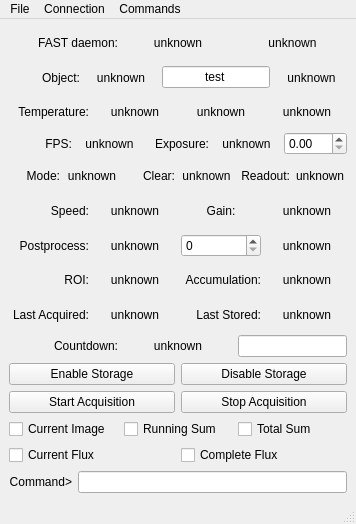
<?xml version="1.0" encoding="UTF-8"?>
<ui version="4.0">
 <class>MainWindow</class>
 <widget class="QMainWindow" name="MainWindow">
  <property name="geometry">
   <rect>
    <x>0</x>
    <y>0</y>
    <width>356</width>
    <height>524</height>
   </rect>
  </property>
  <property name="sizePolicy">
   <sizepolicy hsizetype="Preferred" vsizetype="Preferred">
    <horstretch>0</horstretch>
    <verstretch>0</verstretch>
   </sizepolicy>
  </property>
  <property name="windowTitle">
   <string>FAST Controller</string>
  </property>
  <widget class="QWidget" name="centralwidget">
   <layout class="QGridLayout" name="gridLayout">
    <item row="0" column="1">
     <layout class="QVBoxLayout" name="verticalLayout">
      <item>
       <layout class="QHBoxLayout" name="horizontalLayout">
        <item>
         <widget class="QLabel" name="label">
          <property name="text">
           <string>FAST daemon:</string>
          </property>
          <property name="alignment">
           <set>Qt::AlignRight|Qt::AlignTrailing|Qt::AlignVCenter</set>
          </property>
         </widget>
        </item>
        <item>
         <widget class="QLabel" name="labelConnected">
          <property name="text">
           <string>unknown</string>
          </property>
          <property name="alignment">
           <set>Qt::AlignCenter</set>
          </property>
         </widget>
        </item>
        <item>
         <widget class="QLabel" name="labelAcquisition">
          <property name="text">
           <string>unknown</string>
          </property>
          <property name="alignment">
           <set>Qt::AlignCenter</set>
          </property>
         </widget>
        </item>
       </layout>
      </item>
      <item>
       <layout class="QHBoxLayout" name="horizontalLayout_3">
        <item>
         <widget class="QLabel" name="label_5">
          <property name="text">
           <string>Object:</string>
          </property>
          <property name="alignment">
           <set>Qt::AlignRight|Qt::AlignTrailing|Qt::AlignVCenter</set>
          </property>
         </widget>
        </item>
        <item>
         <widget class="QLabel" name="labelObject">
          <property name="text">
           <string>unknown</string>
          </property>
          <property name="alignment">
           <set>Qt::AlignCenter</set>
          </property>
         </widget>
        </item>
        <item>
         <widget class="QLineEdit" name="lineEditObject">
          <property name="sizePolicy">
           <sizepolicy hsizetype="Minimum" vsizetype="Fixed">
            <horstretch>0</horstretch>
            <verstretch>0</verstretch>
           </sizepolicy>
          </property>
          <property name="text">
           <string>test</string>
          </property>
          <property name="alignment">
           <set>Qt::AlignCenter</set>
          </property>
         </widget>
        </item>
        <item>
         <widget class="QLabel" name="labelStorage">
          <property name="text">
           <string>unknown</string>
          </property>
          <property name="alignment">
           <set>Qt::AlignCenter</set>
          </property>
         </widget>
        </item>
       </layout>
      </item>
      <item>
       <layout class="QHBoxLayout" name="horizontalLayout_10">
        <item>
         <widget class="QLabel" name="label_9">
          <property name="text">
           <string>Temperature:</string>
          </property>
          <property name="alignment">
           <set>Qt::AlignRight|Qt::AlignTrailing|Qt::AlignVCenter</set>
          </property>
         </widget>
        </item>
        <item>
         <widget class="QLabel" name="labelTemperature">
          <property name="text">
           <string>unknown</string>
          </property>
          <property name="alignment">
           <set>Qt::AlignCenter</set>
          </property>
         </widget>
        </item>
        <item>
         <widget class="QLabel" name="labelTemperatureStatus">
          <property name="text">
           <string>unknown</string>
          </property>
          <property name="alignment">
           <set>Qt::AlignCenter</set>
          </property>
         </widget>
        </item>
        <item>
         <widget class="QLabel" name="labelCooling">
          <property name="text">
           <string>unknown</string>
          </property>
          <property name="alignment">
           <set>Qt::AlignCenter</set>
          </property>
         </widget>
        </item>
       </layout>
      </item>
      <item>
       <layout class="QHBoxLayout" name="horizontalLayout_13">
        <item>
         <widget class="QLabel" name="label_12">
          <property name="text">
           <string>FPS:</string>
          </property>
          <property name="alignment">
           <set>Qt::AlignRight|Qt::AlignTrailing|Qt::AlignVCenter</set>
          </property>
         </widget>
        </item>
        <item>
         <widget class="QLabel" name="labelFPS">
          <property name="text">
           <string>unknown</string>
          </property>
          <property name="alignment">
           <set>Qt::AlignCenter</set>
          </property>
         </widget>
        </item>
        <item>
         <widget class="QLabel" name="label_10">
          <property name="text">
           <string>Exposure:</string>
          </property>
          <property name="alignment">
           <set>Qt::AlignRight|Qt::AlignTrailing|Qt::AlignVCenter</set>
          </property>
         </widget>
        </item>
        <item>
         <widget class="QLabel" name="labelExposure">
          <property name="text">
           <string>unknown</string>
          </property>
          <property name="alignment">
           <set>Qt::AlignCenter</set>
          </property>
         </widget>
        </item>
        <item>
         <widget class="QDoubleSpinBox" name="doubleSpinBoxExposure">
          <property name="singleStep">
           <double>0.010000000000000</double>
          </property>
         </widget>
        </item>
       </layout>
      </item>
      <item>
       <layout class="QHBoxLayout" name="horizontalLayout_14">
        <item>
         <widget class="QLabel" name="label_14">
          <property name="text">
           <string>Mode:</string>
          </property>
          <property name="alignment">
           <set>Qt::AlignRight|Qt::AlignTrailing|Qt::AlignVCenter</set>
          </property>
         </widget>
        </item>
        <item>
         <widget class="QLabel" name="labelPMode">
          <property name="text">
           <string>unknown</string>
          </property>
          <property name="alignment">
           <set>Qt::AlignCenter</set>
          </property>
         </widget>
        </item>
        <item>
         <widget class="QLabel" name="label_11">
          <property name="text">
           <string>Clear:</string>
          </property>
          <property name="alignment">
           <set>Qt::AlignRight|Qt::AlignTrailing|Qt::AlignVCenter</set>
          </property>
         </widget>
        </item>
        <item>
         <widget class="QLabel" name="labelClear">
          <property name="text">
           <string>unknown</string>
          </property>
          <property name="alignment">
           <set>Qt::AlignCenter</set>
          </property>
         </widget>
        </item>
        <item>
         <widget class="QLabel" name="label_4">
          <property name="text">
           <string>Readout:</string>
          </property>
          <property name="alignment">
           <set>Qt::AlignRight|Qt::AlignTrailing|Qt::AlignVCenter</set>
          </property>
         </widget>
        </item>
        <item>
         <widget class="QLabel" name="labelReadout">
          <property name="text">
           <string>unknown</string>
          </property>
         </widget>
        </item>
       </layout>
      </item>
      <item>
       <layout class="QHBoxLayout" name="horizontalLayout_12">
        <item>
         <widget class="QLabel" name="label_13">
          <property name="text">
           <string>Speed:</string>
          </property>
          <property name="alignment">
           <set>Qt::AlignRight|Qt::AlignTrailing|Qt::AlignVCenter</set>
          </property>
         </widget>
        </item>
        <item>
         <widget class="QLabel" name="labelSpeed">
          <property name="text">
           <string>unknown</string>
          </property>
          <property name="alignment">
           <set>Qt::AlignCenter</set>
          </property>
         </widget>
        </item>
        <item>
         <widget class="QLabel" name="label_17">
          <property name="text">
           <string>Gain:</string>
          </property>
          <property name="alignment">
           <set>Qt::AlignCenter</set>
          </property>
         </widget>
        </item>
        <item>
         <widget class="QLabel" name="labelGain">
          <property name="text">
           <string>unknown</string>
          </property>
          <property name="alignment">
           <set>Qt::AlignCenter</set>
          </property>
          <property name="wordWrap">
           <bool>true</bool>
          </property>
         </widget>
        </item>
       </layout>
      </item>
      <item>
       <layout class="QHBoxLayout" name="horizontalLayout_15">
        <item>
         <widget class="QLabel" name="label_18">
          <property name="text">
           <string>Postprocess:</string>
          </property>
          <property name="alignment">
           <set>Qt::AlignRight|Qt::AlignTrailing|Qt::AlignVCenter</set>
          </property>
         </widget>
        </item>
        <item>
         <widget class="QLabel" name="labelPostprocess">
          <property name="text">
           <string>unknown</string>
          </property>
          <property name="alignment">
           <set>Qt::AlignCenter</set>
          </property>
         </widget>
        </item>
        <item>
         <widget class="QSpinBox" name="spinBoxPostprocess">
          <property name="autoFillBackground">
           <bool>false</bool>
          </property>
          <property name="frame">
           <bool>true</bool>
          </property>
          <property name="buttonSymbols">
           <enum>QAbstractSpinBox::UpDownArrows</enum>
          </property>
          <property name="maximum">
           <number>5</number>
          </property>
         </widget>
        </item>
        <item>
         <widget class="QLabel" name="labelDark">
          <property name="text">
           <string>unknown</string>
          </property>
          <property name="alignment">
           <set>Qt::AlignCenter</set>
          </property>
         </widget>
        </item>
       </layout>
      </item>
      <item>
       <layout class="QHBoxLayout" name="horizontalLayout_16">
        <item>
         <widget class="QLabel" name="label_16">
          <property name="text">
           <string>ROI:</string>
          </property>
          <property name="alignment">
           <set>Qt::AlignRight|Qt::AlignTrailing|Qt::AlignVCenter</set>
          </property>
         </widget>
        </item>
        <item>
         <widget class="QLabel" name="labelRoi">
          <property name="text">
           <string>unknown</string>
          </property>
          <property name="alignment">
           <set>Qt::AlignCenter</set>
          </property>
         </widget>
        </item>
        <item>
         <widget class="QLabel" name="label_15">
          <property name="text">
           <string>Accumulation:</string>
          </property>
          <property name="alignment">
           <set>Qt::AlignRight|Qt::AlignTrailing|Qt::AlignVCenter</set>
          </property>
         </widget>
        </item>
        <item>
         <widget class="QLabel" name="labelAccumulation">
          <property name="text">
           <string>unknown</string>
          </property>
          <property name="alignment">
           <set>Qt::AlignCenter</set>
          </property>
         </widget>
        </item>
       </layout>
      </item>
      <item>
       <layout class="QHBoxLayout" name="horizontalLayout_7">
        <item>
         <widget class="QLabel" name="label_8">
          <property name="text">
           <string>Last Acquired:</string>
          </property>
          <property name="alignment">
           <set>Qt::AlignRight|Qt::AlignTrailing|Qt::AlignVCenter</set>
          </property>
         </widget>
        </item>
        <item>
         <widget class="QLabel" name="labelLastAcquired">
          <property name="text">
           <string>unknown</string>
          </property>
          <property name="alignment">
           <set>Qt::AlignCenter</set>
          </property>
         </widget>
        </item>
        <item>
         <widget class="QLabel" name="label_6">
          <property name="text">
           <string>Last Stored:</string>
          </property>
          <property name="alignment">
           <set>Qt::AlignRight|Qt::AlignTrailing|Qt::AlignVCenter</set>
          </property>
         </widget>
        </item>
        <item>
         <widget class="QLabel" name="labelLastStored">
          <property name="text">
           <string>unknown</string>
          </property>
          <property name="alignment">
           <set>Qt::AlignCenter</set>
          </property>
         </widget>
        </item>
       </layout>
      </item>
      <item>
       <layout class="QHBoxLayout" name="horizontalLayout_8">
        <item>
         <widget class="QLabel" name="label_7">
          <property name="text">
           <string>Countdown:</string>
          </property>
          <property name="alignment">
           <set>Qt::AlignRight|Qt::AlignTrailing|Qt::AlignVCenter</set>
          </property>
         </widget>
        </item>
        <item>
         <widget class="QLabel" name="labelCountdown">
          <property name="text">
           <string>unknown</string>
          </property>
          <property name="alignment">
           <set>Qt::AlignCenter</set>
          </property>
         </widget>
        </item>
        <item>
         <widget class="QLineEdit" name="lineEditCountdown">
          <property name="sizePolicy">
           <sizepolicy hsizetype="Minimum" vsizetype="Fixed">
            <horstretch>0</horstretch>
            <verstretch>0</verstretch>
           </sizepolicy>
          </property>
         </widget>
        </item>
       </layout>
      </item>
      <item>
       <layout class="QHBoxLayout" name="horizontalLayout_4">
        <item>
         <widget class="QPushButton" name="pushButtonStorageStart">
          <property name="text">
           <string>Enable Storage</string>
          </property>
          <property name="shortcut">
           <string>Ctrl+S</string>
          </property>
         </widget>
        </item>
        <item>
         <widget class="QPushButton" name="pushButtonStorageStop">
          <property name="text">
           <string>Disable Storage</string>
          </property>
          <property name="shortcut">
           <string>Ctrl+S</string>
          </property>
         </widget>
        </item>
       </layout>
      </item>
      <item>
       <layout class="QHBoxLayout" name="horizontalLayout_2">
        <item>
         <widget class="QPushButton" name="pushButtonAcquisitionStart">
          <property name="text">
           <string>Start Acquisition</string>
          </property>
          <property name="shortcut">
           <string>Ctrl+Alt+A</string>
          </property>
         </widget>
        </item>
        <item>
         <widget class="QPushButton" name="pushButtonAcquisitionStop">
          <property name="text">
           <string>Stop Acquisition</string>
          </property>
          <property name="shortcut">
           <string>Ctrl+Alt+A</string>
          </property>
         </widget>
        </item>
       </layout>
      </item>
      <item>
       <layout class="QHBoxLayout" name="horizontalLayout_6">
        <item>
         <widget class="QCheckBox" name="checkBoxCurrentImage">
          <property name="text">
           <string>Current Image</string>
          </property>
          <property name="shortcut">
           <string>Ctrl+Alt+C</string>
          </property>
         </widget>
        </item>
        <item>
         <widget class="QCheckBox" name="checkBoxRunningImage">
          <property name="text">
           <string>Running Sum</string>
          </property>
         </widget>
        </item>
        <item>
         <widget class="QCheckBox" name="checkBoxTotalImage">
          <property name="text">
           <string>Total Sum</string>
          </property>
         </widget>
        </item>
       </layout>
      </item>
      <item>
       <layout class="QHBoxLayout" name="horizontalLayout_11">
        <item>
         <widget class="QCheckBox" name="checkBoxFlux">
          <property name="text">
           <string>Current Flux</string>
          </property>
          <property name="shortcut">
           <string>Ctrl+Alt+F</string>
          </property>
         </widget>
        </item>
        <item>
         <widget class="QCheckBox" name="checkBoxTotalFlux">
          <property name="text">
           <string>Complete Flux</string>
          </property>
         </widget>
        </item>
       </layout>
      </item>
      <item>
       <layout class="QHBoxLayout" name="horizontalLayout_9">
        <item>
         <widget class="QLabel" name="label_3">
          <property name="text">
           <string>Command&gt;</string>
          </property>
          <property name="alignment">
           <set>Qt::AlignRight|Qt::AlignTrailing|Qt::AlignVCenter</set>
          </property>
         </widget>
        </item>
        <item>
         <widget class="QLineEdit" name="lineEditCommand">
          <property name="text">
           <string/>
          </property>
         </widget>
        </item>
       </layout>
      </item>
     </layout>
    </item>
   </layout>
  </widget>
  <widget class="QMenuBar" name="menubar">
   <property name="geometry">
    <rect>
     <x>0</x>
     <y>0</y>
     <width>356</width>
     <height>22</height>
    </rect>
   </property>
   <widget class="QMenu" name="menuFile">
    <property name="title">
     <string>File</string>
    </property>
    <addaction name="actionQuit"/>
   </widget>
   <widget class="QMenu" name="menuConnection">
    <property name="title">
     <string>Connection</string>
    </property>
    <addaction name="actionReconnectToDaemon"/>
    <addaction name="actionRestartImageTimer"/>
   </widget>
   <widget class="QMenu" name="menuCommands">
    <property name="title">
     <string>Commands</string>
    </property>
    <addaction name="actionCommandsExit"/>
   </widget>
   <addaction name="menuFile"/>
   <addaction name="menuConnection"/>
   <addaction name="menuCommands"/>
  </widget>
  <widget class="QStatusBar" name="statusbar"/>
  <action name="actionQuit">
   <property name="text">
    <string>Quit</string>
   </property>
  </action>
  <action name="actionShow_Current_Image">
   <property name="text">
    <string>Show Current Image</string>
   </property>
  </action>
  <action name="actionReconnectToDaemon">
   <property name="text">
    <string>Reconnect to daemon</string>
   </property>
  </action>
  <action name="actionRestartImageTimer">
   <property name="text">
    <string>Restart image timer</string>
   </property>
  </action>
  <action name="actionCommandsExit">
   <property name="text">
    <string>Exit</string>
   </property>
  </action>
 </widget>
 <resources/>
 <connections>
  <connection>
   <sender>actionQuit</sender>
   <signal>activated()</signal>
   <receiver>MainWindow</receiver>
   <slot>close()</slot>
   <hints>
    <hint type="sourcelabel">
     <x>-1</x>
     <y>-1</y>
    </hint>
    <hint type="destinationlabel">
     <x>399</x>
     <y>299</y>
    </hint>
   </hints>
  </connection>
 </connections>
</ui>
